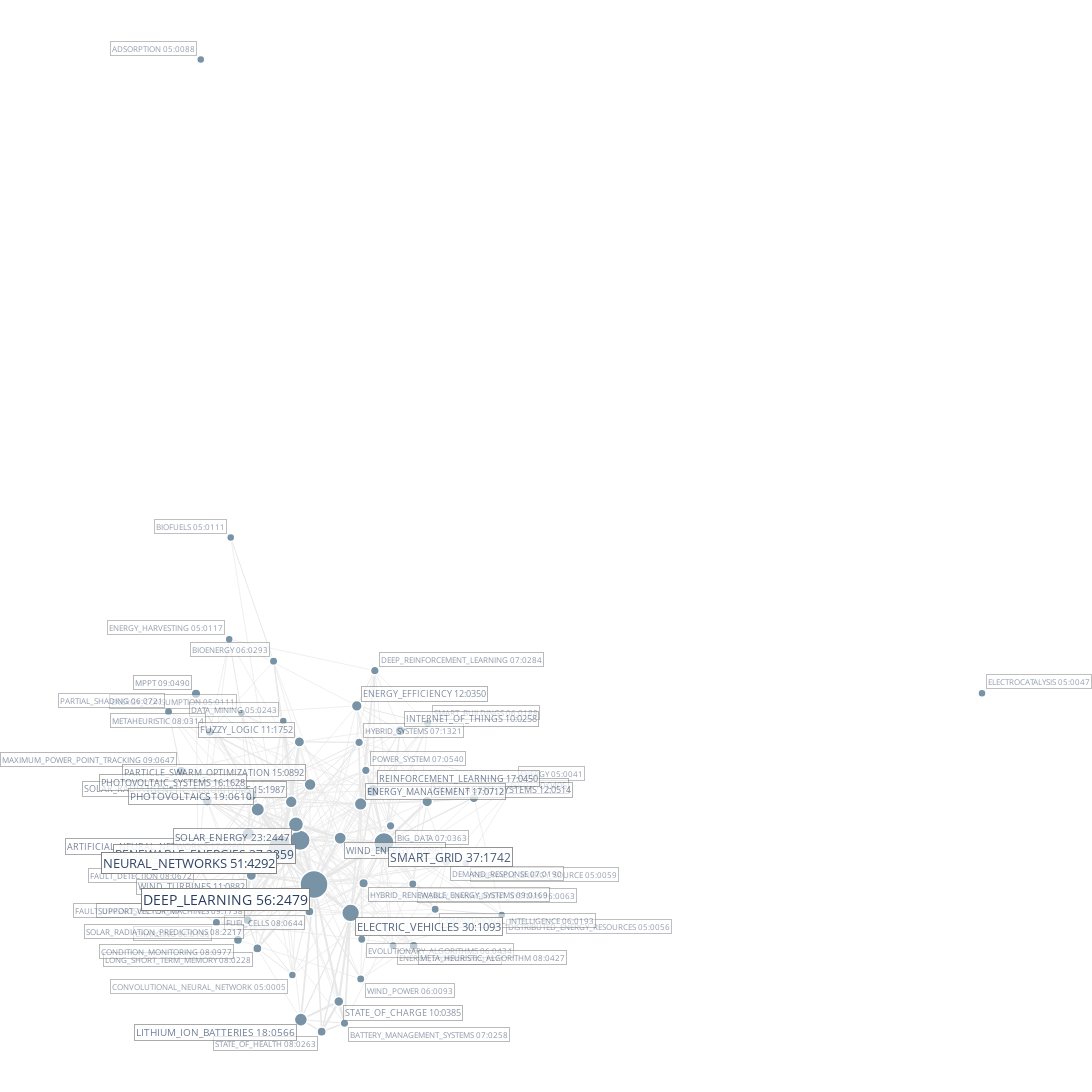

The code cell stored with this chart in its notebook:
### Code cell
matrix_viewer(
    #
    # FUNCTION PARAMS:
    columns='author_keywords',
    rows=None,
    #
    # COLUMN PARAMS:
    col_top_n=None,
    col_occ_range=(5, None),
    col_gc_range=(None, None),
    col_custom_items=None,
    #
    # ROW PARAMS:
    row_top_n=10,
    row_occ_range=(None, None),
    row_gc_range=(None, None),
    row_custom_items=None,
    #
    # LAYOUT:
    nx_k=None,
    nx_iterations=15,
    nx_random_state=0,
    #
    # NODES:
    node_size_min=8,
    node_size_max=20,
    textfont_size_min=8,
    textfont_size_max=14,
    textfont_opacity_min=0.25,
    textfont_opacity_max=1.00,
    #
    # EDGES
    edge_color="#E8E8E8",
    edge_width_min=0.7,
    edge_width_max=3.0,
    #
    # AXES:
    xaxes_range=None,
    yaxes_range=None,
    show_axes=False,
    #
    # DATABASE PARAMS:
    root_dir="./",
    database="main",
    year_filter=(None, None),
    cited_by_filter=(None, None),
).update_layout(width=1100, height=1100).show()
